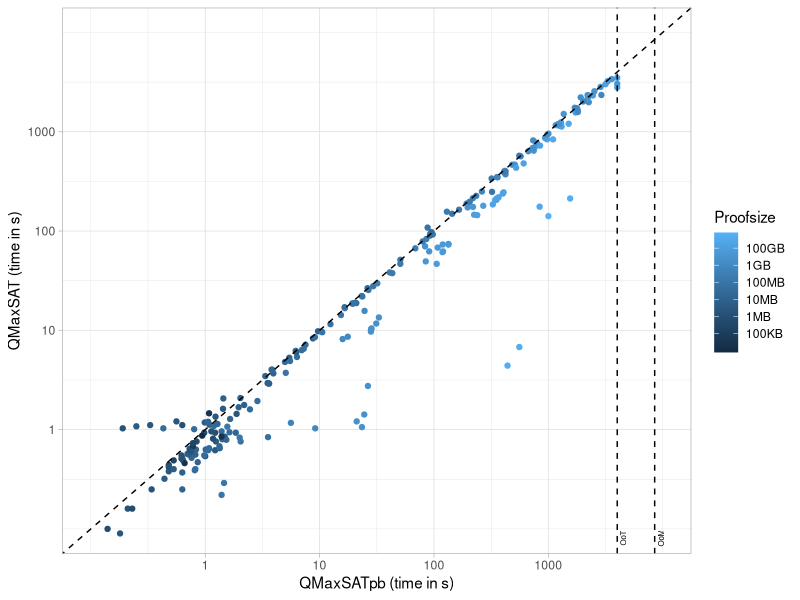
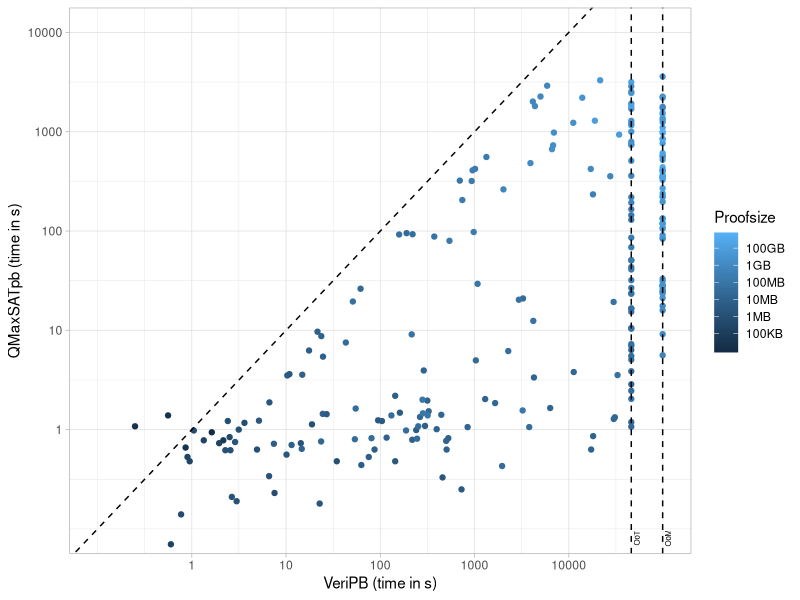
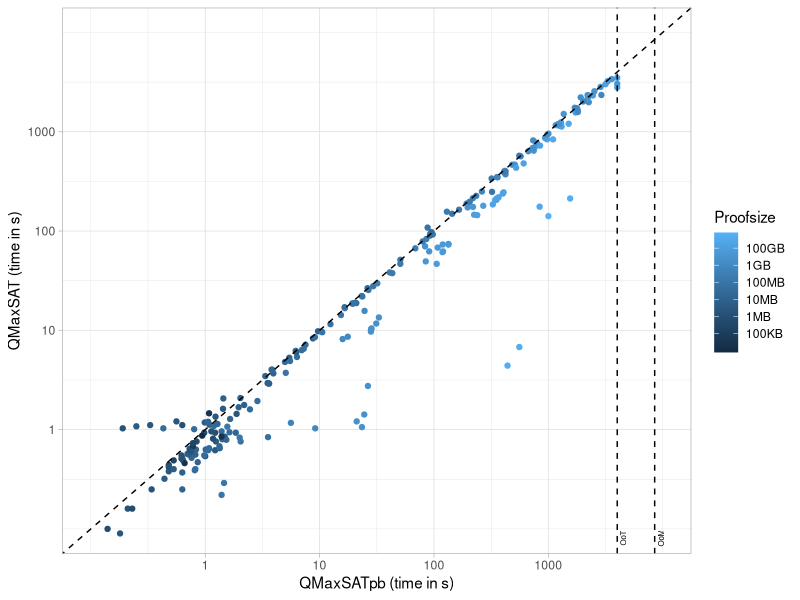
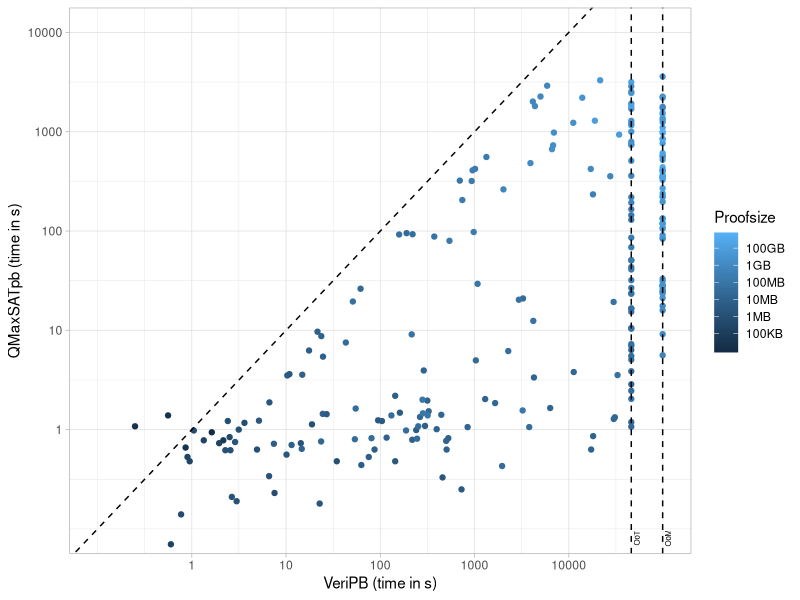

These charts were generated, in order, by the following R code:
library(ggplot2)
library(grid)
library(ggthemes)
theme_set(theme_light())

# Select evaluation
evaluation <- 2021

# Read results
if (evaluation == 2010) {
    results <- read.csv(file = "./scripts/analysis/results2010.csv", stringsAsFactors = FALSE)
    mem_limit <- 512
    time_limit <- 1800
} else {
    results <- read.csv(file = "./scripts/analysis/results2021_2.csv", stringsAsFactors = FALSE)
    mem_limit <- 32768
    time_limit <- 3600
}
colnames(results) <- c("instance", "runtime", "totalizer", "mem", "runtime_w", "proofsize", "totalizer_w", "totalizer2_w", "mem_w", "runtime_v", "mem_v", "status")
instances <- results$instance
results <- as.data.frame(lapply(results, as.numeric))
results$instance <- instances

# Safety checks
for (row in 1:nrow(results)) {

    # Incorrect instances
    if (!is.na(results[row, "status"]) & results[row, "status"] == 0 & results[row, "runtime_v"] < time_limit & results[row, "mem_v"] < mem_limit) {
        print(results[row, ])
        write(results[row, "instance"], "incorrects.txt", append = TRUE)
        results <- results[-c(row), ]
    }
}

# QMaxSATpb OOTs
for (row in 1:nrow(results)) {
    if (!is.na(results[row, "runtime_w"]) & results[row, "runtime_w"] >= time_limit) {
        results[row, "runtime_w"] <- 4000
    }
}

# QMaxSATpb OOMs
for (row in 1:nrow(results)) {
    if (!is.na(results[row, "mem_w"]) & results[row, "mem_w"] >= mem_limit) {
        results[row, "runtime_w"] <- 8500
    }
}

# VeriPB OOTs
for (row in 1:nrow(results)) {
    if (!is.na(results[row, "runtime_v"]) & results[row, "runtime_v"] >= 10 * time_limit) {
        results[row, "runtime_v"] <- 46000
    }
}

# VeriPB OOMs
for (row in 1:nrow(results)) {
    if (!is.na(results[row, "mem_v"]) & results[row, "mem_v"] >= 2 * mem_limit) {
        results[row, "runtime_v"] <- 99000
    }
}


#--------------------------------
# PLOTS
#--------------------------------

# TYPE1

# drop qmaxsat OoT/OoM
no_NAs <- results[!is.na(results$runtime) & results$runtime < time_limit & !is.na(results$mem) & results$mem < mem_limit, ]

ggplot(no_NAs, aes(x = runtime_w, y = runtime, color = log10((proofsize / 10^3) + 1))) +
    geom_point() +
    scale_x_log10(breaks = c(1, 10, 100, 1000)) +
    scale_y_log10(breaks = c(1, 10, 100, 1000)) +
    scale_color_continuous(breaks = c(2, 3, 4, 5, 6, 7), labels = c("100KB", "1MB", "10MB", "100MB", "1GB", "100GB")) +
    coord_fixed(ratio = 1) +
    geom_vline(xintercept = 4000, linetype = "dashed") +
    geom_vline(xintercept = 8500, linetype = "dashed") +
    geom_abline(slope = 1, intercept = 0, linetype = "dashed") +
    labs(color = "Proofsize") +
    xlab("QMaxSATpb (time in s)") +
    ylab("QMaxSAT (time in s)") +
    coord_cartesian(xlim = c(0.1, 10000), ylim = c(0.1, 10000)) +
    annotate(
        geom = "text",
        label = "OoT",
        x = 4250,
        y = 0.081,
        angle = 90,
        vjust = 1,
        size = 2
    ) +
    annotate(
        geom = "text",
        label = "OoM",
        x = 9100,
        y = 0.081,
        angle = 90,
        vjust = 1,
        size = 2
    )
ggsave("./scripts/analysis/without_vs_with.pdf", device = "pdf", width = 14, height = 12, units = "cm")

# TYPE2

# drop qmaxsatpb OoT/OoM
no_NAs2 <- results[!is.na(results$runtime_w) & results$runtime_w < time_limit & !is.na(results$mem_w) & results$mem_w < mem_limit, ]

ggplot(no_NAs2, aes(x = runtime_v, y = runtime_w, color = log10((proofsize / 10^3) + 1))) +
    geom_point() +
    scale_x_log10(breaks = c(1, 10, 100, 1000, 10000)) +
    scale_y_log10(breaks = c(1, 10, 100, 1000, 10000)) +
    scale_color_continuous(breaks = c(2, 3, 4, 5, 6, 7), labels = c("100KB", "1MB", "10MB", "100MB", "1GB", "100GB")) +
    coord_fixed(ratio = 1) +
    geom_vline(xintercept = 46000, linetype = "dashed") +
    geom_vline(xintercept = 99000, linetype = "dashed") +
    geom_abline(slope = 1, intercept = 0, linetype = "dashed") +
    xlab("VeriPB (time in s)") +
    ylab("QMaxSATpb (time in s)") +
    labs(color = "Proofsize") +
    coord_cartesian(xlim = c(0.1, 100000), ylim = c(0.1, 10000)) +
    annotate(
        geom = "text",
        label = "OoT",
        x = 49000,
        y = 0.081,
        angle = 90,
        vjust = 1,
        size = 2
    ) +
    annotate(
        geom = "text",
        label = "OoM",
        x = 105000,
        y = 0.081,
        angle = 90,
        vjust = 1,
        size = 2
    )
ggsave("./scripts/analysis/solving_vs_verification.pdf", device = "pdf", width = 18, height = 12, units = "cm")

